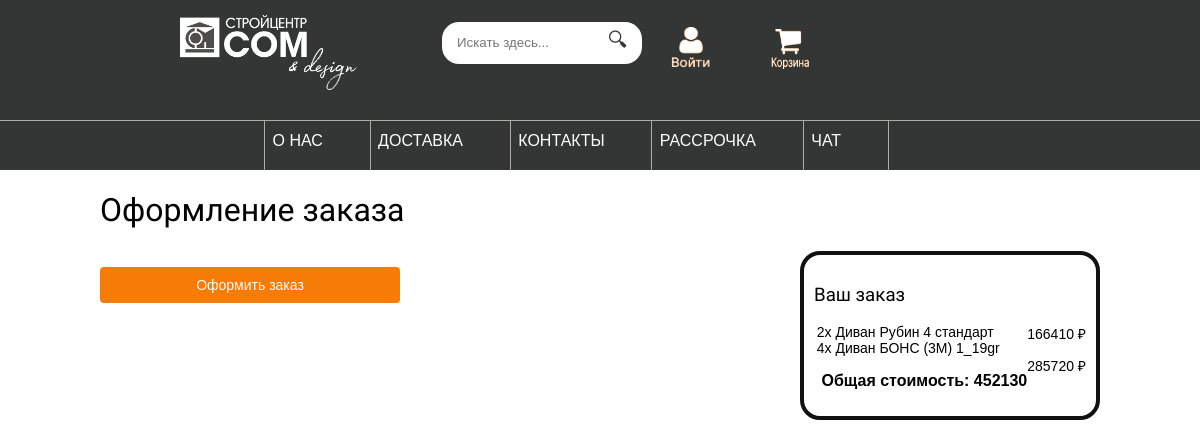
Before: /orders/create/ (signed in) with the older database file.
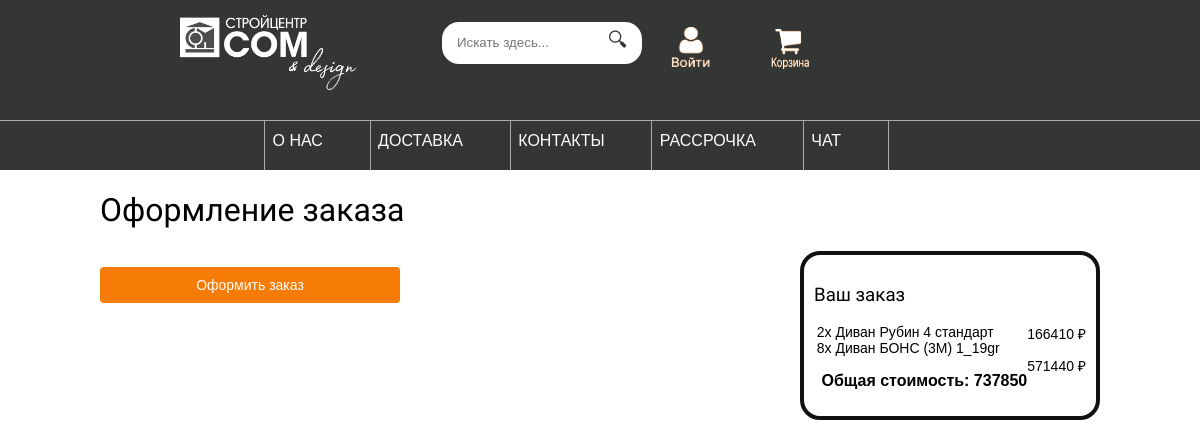
After: the same page with the newer database file.
### cart/models.py (models this page shows, shortened)
class CartItem(models.Model):
    cart = models.ForeignKey(Cart,
                             related_name='cart',
                             on_delete=models.CASCADE)
    product = models.ForeignKey(Product,
                                related_name='product',
                                on_delete=models.CASCADE)
    quantity = models.PositiveIntegerField(default=1)
    created = models.DateTimeField(auto_now_add=True)
    updated = models.DateTimeField(auto_now=True)
    session = models.CharField(max_length=255, null=True, blank=True)
    def total_price(self):
        return self.product.price * self.quantity
    def get_total_price(self):
        items = CartItem.objects.all()
        return sum(item.total_price() for item in items)
    def coupon(self, coupon_id=None):
        if coupon_id:
            try:
                return Coupon.objects.get(id=coupon_id)
            except Coupon.DoesNotExist:
                pass
        return None
    class Meta:
        ordering = ['-created']

### shop/models.py (models this page shows, shortened)
class Product(models.Model):
    category = models.ForeignKey('Category',
                                 related_name='products',
                                 on_delete=models.CASCADE)
    name = models.CharField(max_length=200)
    slug = models.CharField(max_length=200)
    image = models.ImageField(upload_to='products/%Y/%m/%d',
                              blank=True)
    description = models.TextField(blank=True)
    price = models.IntegerField()
    discount = models.IntegerField(blank=True, null=True)
    rating = models.CharField(blank=True, max_length=5)
    available = models.BooleanField(default=True)
    created = models.DateTimeField(auto_now_add=True)
    updated = models.DateTimeField(auto_now=True)
    class Meta:
        ordering = ['name']
        indexes = [
            models.Index(fields=['id', 'slug']),
            models.Index(fields=['name']),
            models.Index(fields=['-created']),
        ]

### orders/views.py (the view, shortened to what this page needs)
# urls.py: path('create/', views.order_create, name='order_create'),
@login_required
def order_create(request):
    user = request.user
    cart = Cart.objects.get(user=user)
    cart_item = cart.cart.all()
    cart_item_copy = CartItem()
    discount = None
    coupon = cart_item_copy.coupon(request.session.get('coupon_id'))
    total_price = cart_item_copy.get_total_price()
    return render(request,
                  'orders/order/create.html',
                  {'cart_item': cart_item,
                   'coupon': coupon, 'discount': discount,
                   'total_price': total_price})

### cart/cart.py (called while the page is built)
    def __len__(self):
        return sum(item['quantity'] for item in self.cart.values())

### cart/context_processors.py (called while the page is built)
def cart(request):
    cart = CartClass(request)
    end = ''
    if len(cart) > 1:
        if len(cart) < 5:
            end = 'а'
        else:
            end = 'ов'
    return {'cart': CartClass(request), 'end': end}

### orders/templates/orders/order/create.html (shortened to what this page needs)
{% extends 'shop/base.html' %}
{% block content %}
    <div class="order-container">
        <h1>Оформление заказа</h1>
        <div class="order-info">
            <h3>Ваш заказ</h3>
            <ul>
                {% for item in cart_item %}
                    <li>
                        {{ item.quantity }}x {{ item.product.name }}
                        <span>{{ item.total_price }} ₽</span>
                    </li>
                {% endfor %}
            </ul>
            <p>Общая стоимость: {{ total_price }}</p>
        </div>
        <form method="post" class="order-form">
            <p><input type="submit" value="Оформить заказ"></p>
        </form>
    </div>
{% endblock %}

Changed rows visible on the page:
changed CartItem "Диван БОНС (3М) 1_19gr": quantity "4" → "8"; total_price "285720" → "571440"
Other visible differences:
{{ total_price }}: "452130" → "737850"
